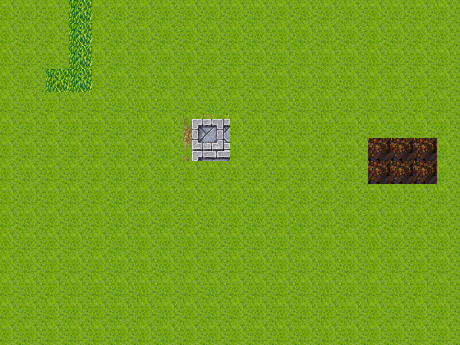

This game map was drawn from its Tiled (.tmx) file and the tilesets committed beside it. A one-line description and the full map source follow:
An orthogonal 20x15 tile map with 23x23 px tiles, 1 tile layer (Tile Layer 1).

<map version="1.10" tiledversion="1.11.0" orientation="orthogonal" renderorder="right-down" width="20" height="15" tilewidth="23" tileheight="23" infinite="0" nextlayerid="2" nextobjectid="1">
 <tileset firstgid="1" source="tileset.tsx" />
 <layer id="1" name="Tile Layer 1" width="20" height="15">
  <data encoding="csv">
24,24,24,136,24,24,24,24,24,24,24,24,24,24,24,24,24,24,24,24,
24,24,24,136,24,24,24,24,24,24,24,24,24,24,24,24,24,24,24,24,
24,24,24,136,24,24,24,24,24,24,24,24,24,24,24,24,24,24,24,24,
24,24,136,136,24,24,24,24,24,24,24,24,24,24,24,24,24,24,24,24,
24,24,24,24,24,24,24,24,24,24,24,24,24,24,24,24,24,24,24,24,
24,24,24,24,24,24,24,24,97,98,24,24,24,24,24,24,24,24,24,24,
24,24,24,24,24,24,24,24,119,120,24,24,24,24,24,24,293,293,293,24,
24,24,24,24,24,24,24,24,24,24,24,24,24,24,24,24,293,293,293,24,
24,24,24,24,24,24,24,24,24,24,24,24,24,24,24,24,24,24,24,24,
24,24,24,24,24,24,24,24,24,24,24,24,24,24,24,24,24,24,24,24,
24,24,24,24,24,24,24,24,24,24,24,24,24,24,24,24,24,24,24,24,
24,24,24,24,24,24,24,24,24,24,24,24,24,24,24,24,24,24,24,24,
24,24,24,24,24,24,24,24,24,24,24,24,24,24,24,24,24,24,24,24,
24,24,24,24,24,24,24,24,24,24,24,24,24,24,24,24,24,24,24,24,
24,24,24,24,24,24,24,24,24,24,24,24,24,24,24,24,24,24,24,24
</data>
 </layer>
</map>
